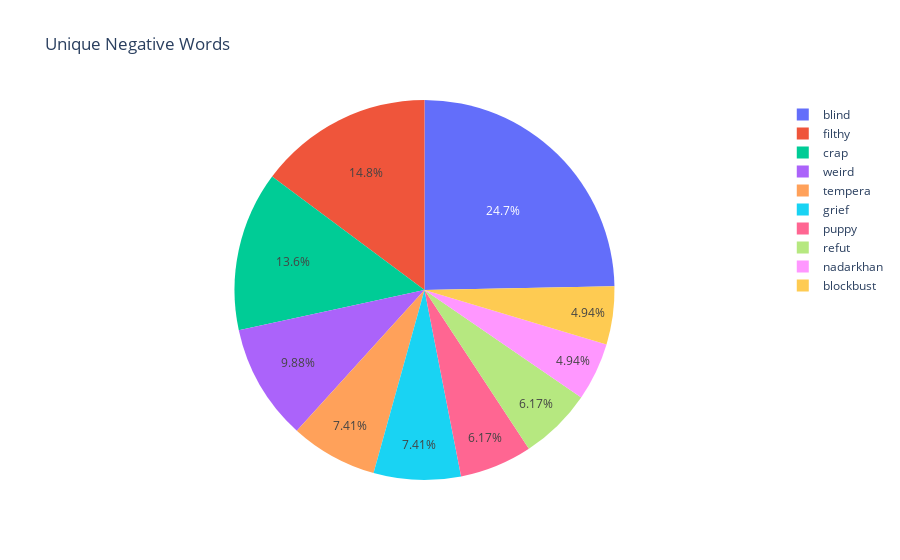

Notebook cell for this chart:
### Code cell
fig = xp.pie(Unique_Negative, values='count', names='words', title='Unique Negative Words')
fig.show()
fig.write_image("/Users/ramonmartin/Documents/METIS/project 4/neg_donut.png")

### Figure 1 — Plotly figure (JSON) as saved in the notebook; plotly's stock layout.template omitted (floating-point values rounded to 4 significant figures)
{"data": [{"domain": {"x": [0, 1], "y": [0, 1]}, "hovertemplate": "words=%{label}<br>count=%{value}<extra></extra>", "labels": ["blind", "filthy", "crap", "weird", "tempera", "grief", "puppy", "refut", "nadarkhan", "blockbust"], "legendgroup": "", "name": "", "showlegend": true, "type": "pie", "values": [20, 12, 11, 8, 6, 6, 5, 5, 4, 4]}], "layout": {"autosize": true, "legend": {"tracegroupgap": 0}, "title": {"text": "Unique Negative Words"}}}
